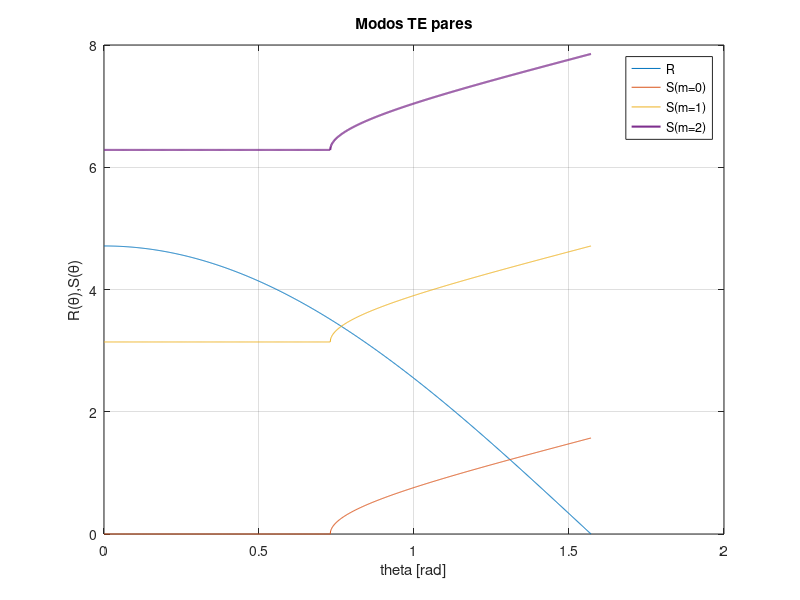

This chart was generated by the following MATLAB code: (Note: this script raises an error after producing the figure.)
clc, close all, clear all

% Método de rayos
% modos TE

%Parámetros
%Todas las unidades en um
n1=1.5;  %core
n2=1;    %cladding
h=1;     %grosor del core
lambda=1; %longitud de onda
k0=2*pi/lambda;  %numero de onda

%PARES

%Ecuación de dispersión
% beta=@(theta) k0*n1*sin(theta);
% gammax=sqrt((k0*n1*sin(theta)).^2 -(n2^2)*(k0^2));
% kx=sqrt((n1^2)*(k0^2) -(k0*n1*sin(theta)).^2);
R=@(theta) (h/2)*k0*n1.*cos(theta);
S0=@(theta) atan((sqrt((k0*n1*sin(theta)).^2 -(n2^2)*(k0^2)))./(sqrt((n1^2)*(k0^2) -(k0*n1*sin(theta)).^2)));
S1=@(theta) pi + atan((sqrt((k0*n1*sin(theta)).^2 -(n2^2)*(k0^2)))./(sqrt((n1^2)*(k0^2) -(k0*n1*sin(theta)).^2)));
S2=@(theta) 2*pi + atan((sqrt((k0*n1*sin(theta)).^2 -(n2^2)*(k0^2)))./(sqrt((n1^2)*(k0^2) -(k0*n1*sin(theta)).^2)));

%Plot
theta=linspace(0,pi/2,1000);
figure('Name','Modos TE'), plot(theta,R(theta),theta,S0(theta),theta,S1(theta), ...
    theta,S2(theta),'LineWidth',1.5), grid on
legend('R','S(m=0)','S(m=1)','S(m=2)','S(m=3)','Location','best')
title('Modos TE pares')
xlabel('theta [rad]') 
ylabel('R(θ),S(θ)')

% Ecuación de dispersión
% syms theta
% r=(h/2)*k0*n1.*cos(theta);
% s0=atan((sqrt((k0*n1*sin(theta)).^2 -(n2^2)*(k0^2)))./(sqrt((n1^2)*(k0^2) -(k0*n1*sin(theta)).^2)));
% s1=pi + atan((sqrt((k0*n1*sin(theta)).^2 -(n2^2)*(k0^2)))./(sqrt((n1^2)*(k0^2) -(k0*n1*sin(theta)).^2)));
% s2=2*pi + atan((sqrt((k0*n1*sin(theta)).^2 -(n2^2)*(k0^2)))./(sqrt((n1^2)*(k0^2) -(k0*n1*sin(theta)).^2)));
% 
% % Método de Newton para hallar las soluciones (intersecciones de las gráficas)
% f = r-s1;
% df = diff(f)
f=@(theta) (h/2)*k0*n1.*cos(theta) -2*pi - atan((sqrt((k0*n1*sin(theta)).^2 -(n2^2)*(k0^2)))./(sqrt((n1^2)*(k0^2) -(k0*n1*sin(theta)).^2)));
df=@(theta)((9*pi^2*cos(theta)*sin(theta))/((9*pi^2*sin(theta)^2 - 2778046668940015/70368744177664)^(1/2)*(3125302502557517/35184372088832 - 9*pi^2*sin(theta)^2)^(1/2)) + (9*pi^2*cos(theta)*sin(theta)*(9*pi^2*sin(theta)^2 - 2778046668940015/70368744177664)^(1/2))/(3125302502557517/35184372088832 - 9*pi^2*sin(theta)^2)^(3/2))/((9*pi^2*sin(theta)^2 - 2778046668940015/70368744177664)/(9*pi^2*sin(theta)^2 - 3125302502557517/35184372088832) - 1) - (3*pi*sin(theta))/2;
p0= 1;
delta=1e-6;
epsilon=1e-6;
max=20;
[p0, err, k, y] = newton(f, df, p0, delta, epsilon, max) 


%IMPARES

%Ecuación de dispersión
% beta=@(theta) k0*n1*sin(theta);
% gammax=sqrt((k0*n1*sin(theta)).^2 -(n2^2)*(k0^2));
% kx=sqrt((n1^2)*(k0^2) -(k0*n1*sin(theta)).^2);
% R=@(theta) (h/2)*k0*n1.*cos(theta);
% S0=@(theta) -atan((sqrt((n1^2)*(k0^2) -(k0*n1*sin(theta)).^2))./(sqrt((k0*n1*sin(theta)).^2 -(n2^2)*(k0^2))));
% S1=@(theta) pi -atan((sqrt((n1^2)*(k0^2) -(k0*n1*sin(theta)).^2))./(sqrt((k0*n1*sin(theta)).^2 -(n2^2)*(k0^2))));
% S2=@(theta) 2*pi -atan((sqrt((n1^2)*(k0^2) -(k0*n1*sin(theta)).^2))./(sqrt((k0*n1*sin(theta)).^2 -(n2^2)*(k0^2))));
% 
% % 
% %Plot
% theta=linspace(0,pi/2,1000);
% figure('Name','Modos TE'), plot(theta,R(theta),theta,S0(theta),theta,S1(theta), ...
%     theta,S2(theta),'LineWidth',1.5), grid on
% legend('R','S(m=0)','S(m=1)','S(m=2)','S(m=3)','Location','best')
% title('Modos TE impares')
% xlabel('theta [rad]') 
% ylabel('R(θ),S(θ)')

% Ecuación de dispersión
% syms theta
% r=(h/2)*k0*n1.*cos(theta);
% s0=-atan((sqrt((n1^2)*(k0^2) -(k0*n1*sin(theta)).^2))./(sqrt((k0*n1*sin(theta)).^2 -(n2^2)*(k0^2))));
% s1=pi -atan((sqrt((n1^2)*(k0^2) -(k0*n1*sin(theta)).^2))./(sqrt((k0*n1*sin(theta)).^2 -(n2^2)*(k0^2))));
% s2=2*pi -atan((sqrt((n1^2)*(k0^2) -(k0*n1*sin(theta)).^2))./(sqrt((k0*n1*sin(theta)).^2 -(n2^2)*(k0^2))));
% 
% % Método de Newton para hallar las soluciones (intersecciones de las gráficas)
% f = r-s0;
% df = diff(f)
% f=@(theta) (h/2)*k0*n1.*cos(theta) -2*pi + atan((sqrt((n1^2)*(k0^2) -(k0*n1*sin(theta)).^2))./(sqrt((k0*n1*sin(theta)).^2 -(n2^2)*(k0^2))));
% df=@(theta) ((9*pi^2*cos(theta)*sin(theta))/((9*pi^2*sin(theta)^2 - 2778046668940015/70368744177664)^(1/2)*(3125302502557517/35184372088832 - 9*pi^2*sin(theta)^2)^(1/2)) + (9*pi^2*cos(theta)*sin(theta)*(3125302502557517/35184372088832 - 9*pi^2*sin(theta)^2)^(1/2))/(9*pi^2*sin(theta)^2 - 2778046668940015/70368744177664)^(3/2))/((9*pi^2*sin(theta)^2 - 3125302502557517/35184372088832)/(9*pi^2*sin(theta)^2 - 2778046668940015/70368744177664) - 1) - (3*pi*sin(theta))/2;
% p0= 1;
% delta=1e-6;
% epsilon=1e-6;
% max=20;
% [p0, err, k, y] = newton(f, df, p0, delta, epsilon, max) 
